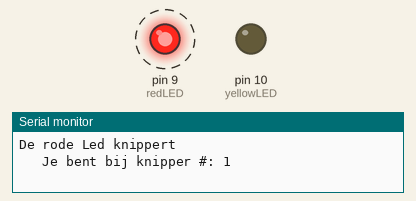
A sketch run on a simulated Arduino Uno, built with avr-gcc and run on an emulated ATmega328P. On the bench: output pins drawn as LEDs (lit = HIGH), the last lines printed to the serial monitor. Dashed ring = blinking.

Above: at 0.12 s.
At 2.62 s:
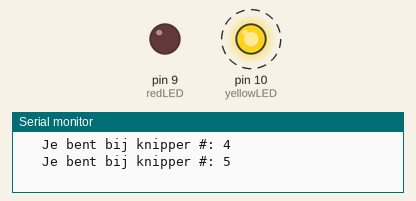
Timing chart, 0 to 3.0 s (numbered marks = the images above):
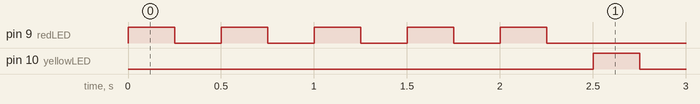

Measured:
- by itself, pin 9 (redLED): alternates HIGH for 0.25 s and LOW for 0.25 s, 10 changes in all, then stays LOW
- by itself, pin 10 (yellowLED): LOW → HIGH at 2.5 s, → LOW 0.25 s later, → HIGH 0.25 s later, → LOW 0.25 s later, … (510 changes in this stretch)

The sketch:

Arduino_Les_1_4_Seriele_Poort.ino
```cpp
//Door kommentaar toe te voegen kan iedereen precies zien wat je doet

int redLED=9;                //dit is de rode LED op pin 9
int yellowLED=10;            //dit is de gele LED op pin 10
int redOnTime=250;           //dit is de tijd dat redLED aan is
int redOffTime=250;          //dit is de tijd dat redLED uit is
int yellowOnTime=250;        //dit is de tijd dat yellowLED aan is
int yellowOffTime=250;       //dit is de tijd dat yellowLED uit is
int numRedBlinks=5;          //aantal rode knippers
int numYellowBlinks=5;       //aantal gele knippers

void setup(){
  Serial.begin(9600);         //set seriele poort open
  pinMode(redLED, OUTPUT);    //redLED (eigenlijk pin 9) is een output
  pinMode(yellowLED, OUTPUT); //yellowLED (eigenlijk pin 10) is een output

}
void loop(){

Serial.println("De rode Led knippert");
  for(int j=1;j<=numRedBlinks;j=j+1){
    Serial.print("   Je bent bij knipper #: ");
    Serial.println(j);
    digitalWrite(redLED, HIGH);    //redLED aan zetten
    delay(redOnTime);              //wachten
    digitalWrite(redLED, LOW);     //redLED uit zetten
    delay(redOffTime);             //wachten
  }

  Serial.println(" ");          //print lege regel

for (int j=1;j<=10;j+1){

  digitalWrite(yellowLED, HIGH); //yellowLED aan
  delay (yellowOnTime);          //wachten
  digitalWrite(yellowLED,LOW);   //yellowLED uit
  delay (yellowOffTime);         //wachten
}

  Serial.println(" ");          //print lege regel
}
```
